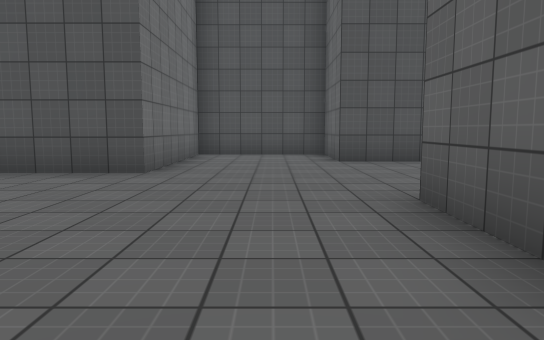
[1] (above)

16 first-person views from a walk through a Unity game level. The camera is 1.2 m above the floor, tilts 6° down and sees 70° across. The floor is counted in squares, 2 m on a side. Each view is taken from the middle of a square. On the plan, view 1 faces up. The plan holds only what a view shows up to about 11 squares ahead; the rest is blank. The place goes on beyond the plan. The player character is not drawn. Surface patterns are stand-ins for the level's own textures.

[2]
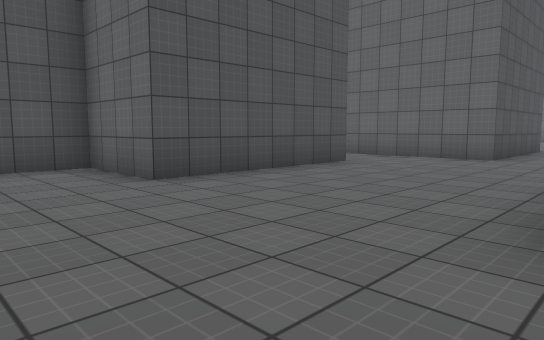

[3]
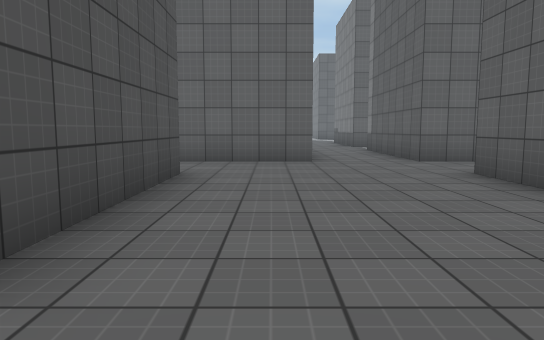

[4]
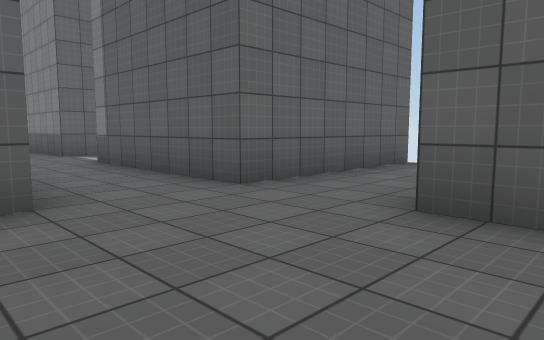

[5]
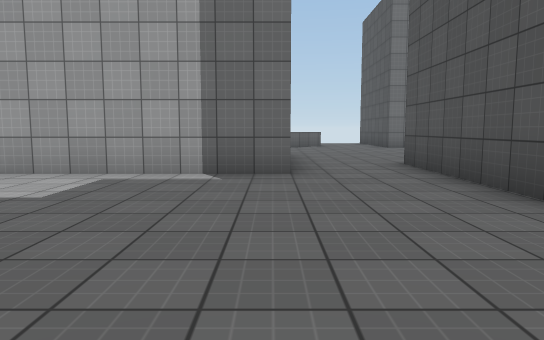

[6]
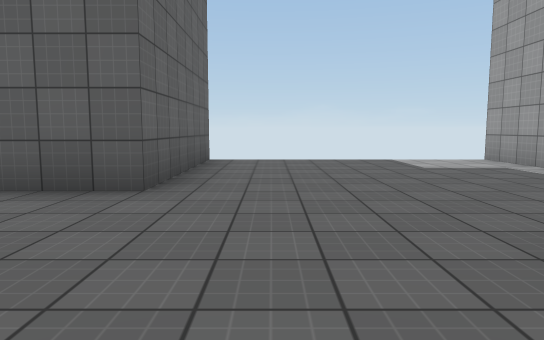

[7]
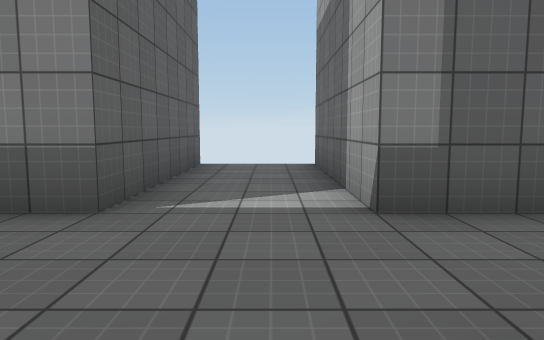

[8]
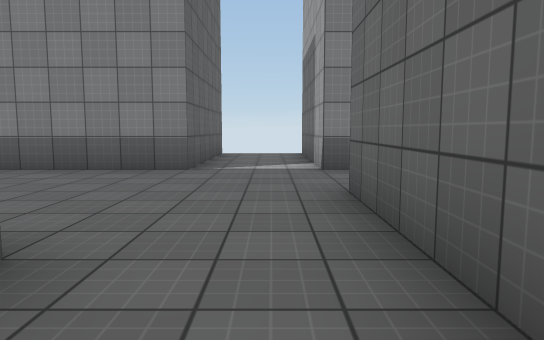

[9]
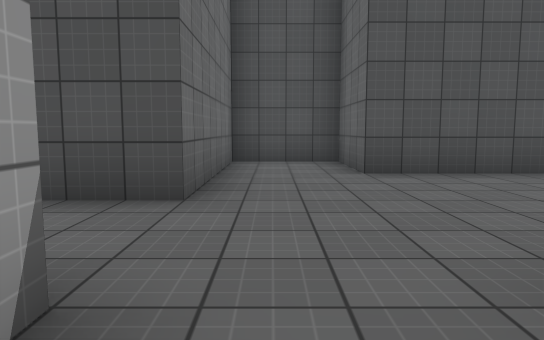

[10]
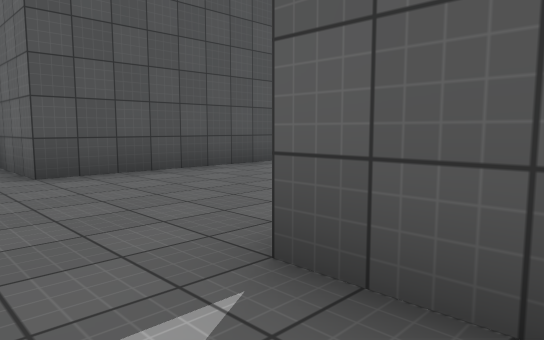

[11]
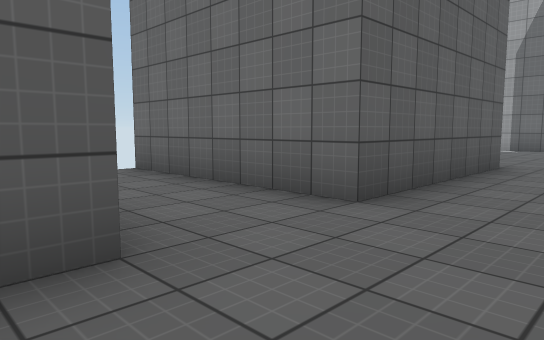

[12]
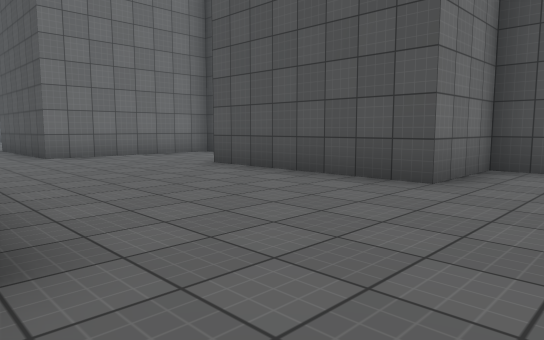

[13]
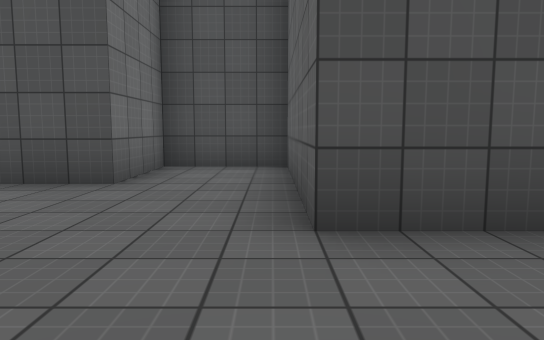

[14]
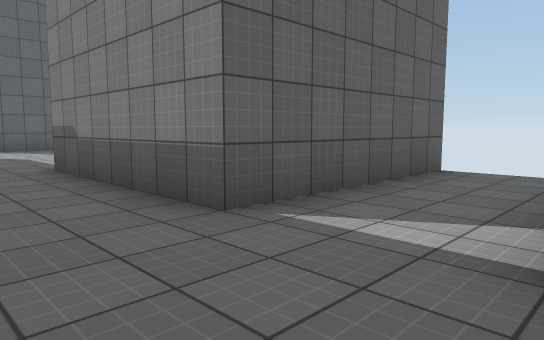

[15]
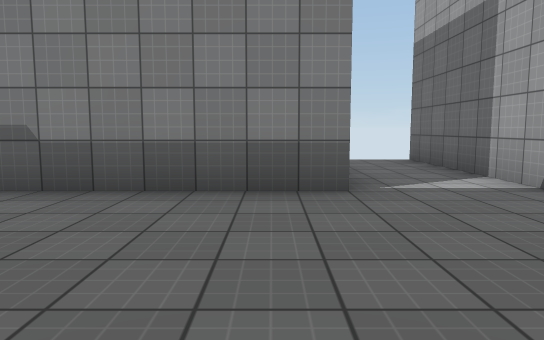

[16]
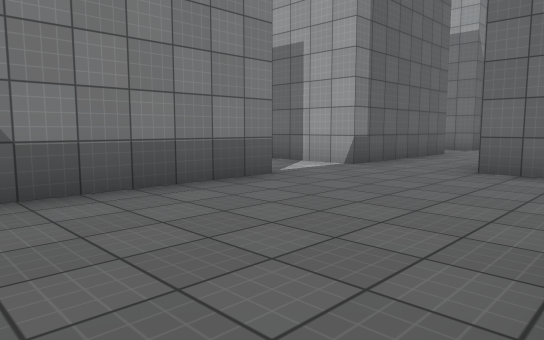

### Floor plan
Points are (right, up) in squares from view 1. A wall is a line through its corners. A room is listed if a view was taken in it or the views show most of it. See-through windows are left out.
Room 1 (views 1, 2, 3, 4, 5, 6, 9, 10, 11, 12, 13, 14)
walls: (1.3, -0.8) (1.3, 3.3) (5.2, 3.3) (5.2, -0.8); (7.2, -0.9) (7.2, 3.3) (11.2, 3.3) (11.2, -0.8); (-4.3, 3.4) (-4.3, -0.8); (11.2, 5.2) (7.2, 5.2) (7.2, 9.2) (5.2, 9.2) (5.2, 7.2) (1.3, 7.2) (1.3, 9.2) (-1.7, 9.2) (-1.7, 5.2) (-4.6, 5.2); (13.2, -0.9) (13.2, 3.3)
ways out: opening at (12, 4) to room 2; opening at (-5, 4.5)
Room 2 (views 7, 8, 15, 16)
walls: (13.2, 3.3) (17.2, 3.3); (17.2, 7.2) (13.2, 7.2) (13.2, 9.2) (11.2, 9.2) (11.2, 5.2)
ways out: opening at (12, 4) to room 1

Positions as (right, up) in squares from view 1, and headings:
1: (0, 0), facing up
2: (-1, 3), facing up-right
3: (0, 6), facing right
4: (4, 6), facing down-right
5: (1, 3), facing left
6: (0, 7), facing down
7: (12, 6), facing down
8: (12, 9), facing down
9: (12, 2), facing up
10: (12, 2), facing up-right
11: (8, 5), facing down-left
12: (7, 3), facing up-left
13: (7, 3), facing up
14: (11, 5), facing down-right
15: (14, 7), facing down
16: (17, 7), facing down-left
